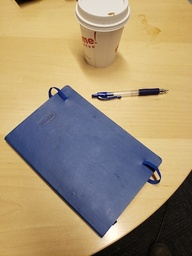
#> input picture img.jpg, 192 x 256 px, shrunk from 300 x 400 before the run
$ python -i p1.py   (imports and definitions only)
#> lines starting #> are read from the running program, lines starting #| are printed output that depends on the picture; after the words box and inside, x2 and y2 are one past the last pixel; in counts of white or black regions, pixels touching at a corner belong together
import numpy as np
from PIL import Image

############### ---------- Basic Image Processing ------ ##############

# TODO 1: Read an Image and convert it into a floating point array with values between 0 and 1. You can assume a color image


def imread(filename):
    img = Image.open(filename)
    img = img.convert('RGB')
    arr = np.array(img)
    res = arr.astype(float)
    res = res / 255.0
    return res


# TODO 2: Convolve an image (m x n x 3 or m x n) with a filter(l x k). Perform "same" filtering. Apply the filter to each channel if there are more than 1 channels


def convolve(img, filt):
    filter = np.flipud(np.fliplr(filt))
    filth = filter.shape[0]
    filtw = filter.shape[1]

    imgh = img.shape[0]
    imgw = img.shape[1]

    locsum = 0.0

    res = np.zeros_like(img, dtype=np.float32)

    for n in range(imgh):
        for m in range(imgw):
            for k in range(filth):
                for l in range(filtw):
                    x = m - (filtw//2) + l
                    y = n - (filth//2) + k
                    if ((x >= 0.0 and x < imgw) and (y >= 0.0 and y < imgh)):
                        locsum = locsum + (img[y, x] * filter[k, l])

            res[n, m] = locsum
            locsum = 0.0

    return res


# TODO 3: Create a gaussian filter of size k x k and with standard deviation sigma


def gaussian_filter(k, sigma):

    res = np.zeros((k, k))
    for i in range(k):
        for j in range(k):
            i2 = (i-(k//2)) ** 2.0
            j2 = (j-(k//2)) ** 2.0
            s2 = sigma ** 2.0
            p = np.pi
            e = np.e
            res[i, j] = np.exp(-(i2 + j2)/(2.0*s2))

    sum = np.sum(res)
    res = res / sum

    return res


# TODO 4: Compute the image gradient.
# First convert the image to grayscale by using the formula:
# Intensity = Y = 0.2125 R + 0.7154 G + 0.0721 B
# Then convolve with a 5x5 Gaussian with standard deviation 1 to smooth out noise.
# Convolve with [0.5, 0, -0.5] to get the X derivative on each channel
# convolve with [[0.5],[0],[-0.5]] to get the Y derivative on each channel
# Return the gradient magnitude and the gradient orientation (use arctan2)


def gradient(img):
    gray = np.dot(img[..., :3], [0.2125, 0.7154, 0.0721])
    gauss = gaussian_filter(5, 1)
    temp = convolve(gray, gauss)
    xderiv = convolve(temp, np.reshape(np.array([0.5, 0, -0.5]), (1, 3)))
    yderiv = convolve(temp, [[0.5], [0], [-0.5]])
    mag = np.sqrt((xderiv**2)+(yderiv**2))
    ori = np.arctan2(yderiv, xderiv)

    return mag, ori


# ----------------Line detection----------------

# TODO 5: Write a function to check the distance of a set of pixels from a line parametrized by theta and c. The equation of the line is:
# x cos(theta) + y sin(theta) + c = 0
# The input x and y are arrays representing the x and y coordinates of each pixel
# Return a boolean array that indicates True for pixels whose distance is less than the threshold


def check_distance_from_line(x, y, theta, c, thresh):

    d = np.abs((x*np.cos(theta))+(y*np.sin(theta))+c)
    return d < thresh


# TODO 6: Write a function to draw a set of lines on the image. The `lines` input is a list of (theta, c) pairs. Each line must appear as red on the final image
# where every pixel which is less than thresh units away from the line should be colored red


def draw_lines(img, lines, thresh):
    pass
    # make copy of image
    # check distance from line (function call)
    # find all pixels that are within threshold distance from line
    # make pixels red
    copy = np.copy(img)
    ind = np.indices(copy.shape[:2])
    for i in lines:
        d = check_distance_from_line(ind[1], ind[0], i[0], i[1], thresh)
        copy[(ind[0][d]), (ind[1][d])] = np.array([1, 0, 0])
    return copy


# TODO 7: Do Hough voting. You get as input the gradient magnitude and the gradient orientation, as well as a set of possible theta values and a set of possible c
# values. If there are T entries in thetas and C entries in cs, the output should be a T x C array. Each pixel in the image should vote for (theta, c) if:
# (a) Its gradient magnitude is greater than thresh1
# (b) Its distance from the (theta, c) line is less than thresh2, and
# (c) The difference between theta and the pixel's gradient orientation is less than thresh3


def hough_voting(gradmag, gradori, thetas, cs, thresh1, thresh2, thresh3):
    res = np.zeros((len(thetas), len(cs)))
    x, y = np.where(gradmag > thresh1)
    count1 = 0
    count2 = 0

    for i in range(len(thetas)):
        for j in range(len(cs)):
            cond_a = check_distance_from_line(y, x, thetas[i], cs[j], thresh2)
            cond_b = np.abs(gradori[x, y] - thetas[i])
            res[i, j] += np.sum(cond_a & (cond_b < thresh3))

            # if (np.all(check_distance_from_line(y, x, theta, c, thresh2))):
            #     if (gradori[count1, count2] - theta < thresh3):
            #         res[count1, count2] += 1

    return res


# TODO 8: Find local maxima in the array of votes. A (theta, c) pair counts as a local maxima if (a) its votes are greater than thresh, and
# (b) its value is the maximum in a nbhd x nbhd beighborhood in the votes array.
# Return a list of (theta, c) pairs


def localmax(votes, thetas, cs, thresh, nbhd):
    res = []
    for n in range(len(cs)):
        for m in range(len(thetas)):
            if (votes[m, n] > thresh):
                temp = 0
                for k in range(nbhd):
                    for l in range(nbhd):
                        x = m - (nbhd//2) + l
                        y = n - (nbhd//2) + k
                        if ((x >= 0.0 and x < len(thetas)) and (y >= 0 and y < len(cs))):
                            temp = max(temp, votes[x, y])
                if (temp <= votes[m, n]):
                    res.append((thetas[m], cs[n]))

    return res

# Final product: Identify lines using the Hough transform


def do_hough_lines(filename):

    # Read image in
    img = imread(filename)
#> in imread, img is the input picture: PIL image 192x256 RGB; mean R, G, B 164.1, 146.6, 115.6

    # Compute gradient
    gradmag, gradori = gradient(img)
#> after the loop in convolve, `for n in range(imgh):`:
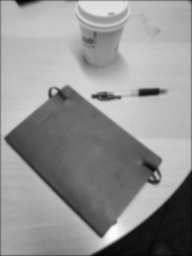
#> res: shape (256, 192) float32; min 0.0194, max 0.992, mean 0.577
#> in convolve (call 2), `filter = np.flipud(np.fliplr(filt))`: filter = [[-0.5, 0, 0.5]]
#> after the loop in convolve (call 2), `for n in range(imgh):`:
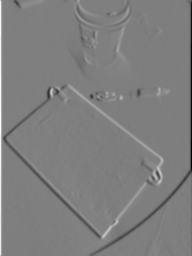
#> res: shape (256, 192) float32; min -0.361, max 0.363, mean -0.000375; drawn with min black and max white
#> after the loop in convolve (call 3), `for n in range(imgh):`:
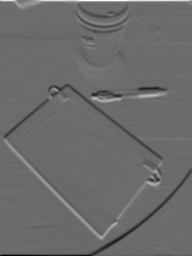
#> res: shape (256, 192) float32; min -0.302, max 0.413, mean -0.000493; drawn with min black and max white
#> in gradient, `ori = np.arctan2(yderiv, xderiv)`:
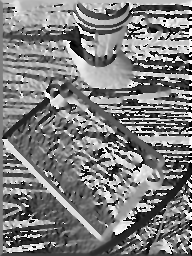
#> ori: shape (256, 192) float32; min -3.14, max 3.14, mean -0.0206; drawn with min black and max white

    # Possible theta and c values
    thetas = np.arange(-np.pi-np.pi/40, np.pi+np.pi/40, np.pi/40)
    imgdiagonal = np.sqrt(img.shape[0]**2 + img.shape[1]**2)
#> imgdiagonal = 320
    cs = np.arange(-imgdiagonal, imgdiagonal, 0.5)
#> cs = 1280 values from -320 to 319.5

    # Perform Hough voting
    votes = hough_voting(gradmag, gradori, thetas, cs, 0.1, 0.5, np.pi/40)
#> in hough_voting, `x, y = np.where(gradmag > thresh1)`: x = 3185 values from 0 to 255; y = 3185 values, max 191 at index 176, min 0 at index 0, mean 94.77

    # Identify local maxima to get lines
    lines = localmax(votes, thetas, cs, 20, 11)
#> after the loop in localmax, `for n in range(len(cs)):`: res = [(0.707, -230.5), (2.28, -114), (1.49, -107.5), (2.36, -96.5), (2.43, -86), (0, 0), (1.57, 0), (1.57, 0.5), (1.65, 12.5), (1.65, 13), (-0.864, 19.5), (-0.942, 31.5), (-0.942, 32), (-2.36, 100), (-2.28, 106), (-3.14, 190), (-3.14, 191), (3.14, 191), (-1.57, 255), (-2.36, 258.5)]
#> lines has the same summary as res in localmax

    # Visualize: draw lines on image
    result_img = draw_lines(img, lines, 0.5)
#> the loop in draw_lines, `for i in lines:` made 20 passes
#> pass 1, in check_distance_from_line (call 104961), `d = np.abs((x*np.cos(theta))+(y*np.sin(theta))+c)`:
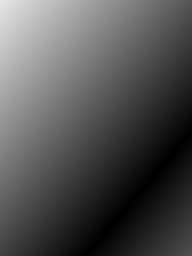
#> d: shape (256, 192) float64; min 0.00141, max 230.5, mean 82.4
#> pass 1, in draw_lines, `d = check_distance_from_line(ind[1], ind[0], i[0], i[1], thresh)`:
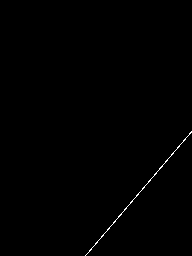
#> d: shape (256, 192) bool; 0.33% white in thin lines or dots, all inside (x1, y1, x2, y2) = (85, 131, 192, 256)
#> after the loop in draw_lines, `for i in lines:`:
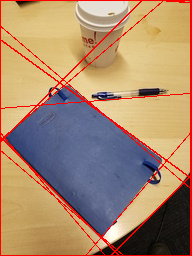
#> copy: shape (256, 192, 3) float64; mean R, G, B 0.667, 0.539, 0.427

    # Return visualization and lines
    return result_img, lines

>>> result = do_hough_lines('img.jpg')
